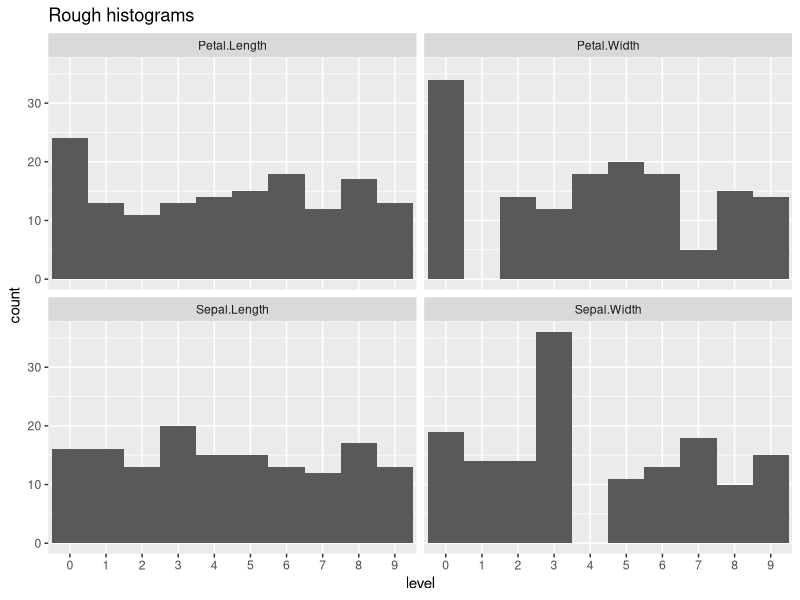

Write R code to recreate this figure.
## ---- chunk 1
library(magrittr)
## ---- chunk 2
# Separate a vector into equal-value bins, cut reallocates overflow
hash <- function(x, nbins) {
    seq_along(x) %>% cut(nbins, label = FALSE) %>% split(sort(x), .) 
}
## ---- chunk 3
# Check to see if a value is within the values given by an array
is_within <- function(vec, y) {
    (min(vec) <= y) && (y <= max(vec))
}

is_contained <- function(vec, y) {
    y %in% vec
}
## ---- chunk 4
# Find list entry that contains a value y
lookup <- function(y, list, within_function = c("is_within", "is_contained")) {
    FUN <- within_function %>% match.arg(c("is_within", "is_contained")) %>% get
    vapply(list, FUN, y = y, logical(1)) %>% which(useNames = FALSE) %>% subtract(1)
}
## ---- chunk 5
# Combine the previous functions
a_hash_lookup <- function(y, x, nbins = NULL, 
                          within_function = "is_within",
                          names = TRUE) {
    
    # Assert input
    if (!is.list(x) && is.null(nbins)) {
        stop("Please provide either a hash table or 
             both the arguments to the hash function (x, nbins)")
        
    } else if(!is.list(x)) {
        x <- hash(x, nbins)
    }
        
    # Set the names value
    if (names) nms <- round(y,4)
    else nms <- NULL
    
    y %>% lookup(x, within_function) %>% setNames(nms)
}

# Create a vectorized version
v_hash_lookup <- function(y, x, nbins = NULL) {
    if (!is.list(x) && is.null(nbins)) {
        stop("Please provide either a hash table or 
             both the arguments to the hash function (x, nbins)")
        
    } else if(!is.list(x)) {
        x <- hash(x, nbins)
    }
        
    y %>% lapply(a_hash_lookup, x = x, names = FALSE) %>% 
        setNames(round(y, 4))
}
## ---- chunk 6
# Self lookup
self_lookup <- function(x, nbins, id = seq_along(x)) {
    if (length(id) == 1) a_hash_lookup(x[id], x, nbins) 
    else v_hash_lookup(x[id], x, nbins)
}
## ---- chunk 7
# Test Vector
x <- rnorm(100)
## ---- chunk 8
# Test hash function
hash(x, 10) %>% sapply(length)
hash(x, 8) %>% sapply(length)
## ---- chunk 9
# Test atomic version
self_lookup(x, nbins = 10, id = 2)
which(x[2] == sort(x)) - 1
## ---- chunk 10
# Test vector version
self_lookup(x, nbins = 10, id = 1:5) %>% unlist
1:5 %>% sapply(function(id) which(x[id] == sort(x))) - 1
## ---- chunk 11
# Mutliple matches
sample(1:10, 100, replace = TRUE) %>% self_lookup(nbins = 10, id = 1:5)
## ---- chunk 12
# Trim the results
self_lookup_t <- function(x, nbins, id = seq_along(x), 
                          trimFUN = c("head", "tail", "median")) {
    
    # Assert function input
    type <- trimFUN %>% match.arg(c("head", "tail", "median")) 
    
    switch (type,
        head = vapply(self_lookup(x, nbins, id), head, 1, FUN.VALUE = numeric(1)),
        median = vapply(self_lookup(x, nbins, id), median, FUN.VALUE = numeric(1)),
        tail = vapply(self_lookup(x, nbins, id), tail, 1, FUN.VALUE = numeric(1))
        )

}
## ---- chunk 13
# No more mutliple matches
sample(1:10, 100, replace = TRUE) %>% self_lookup_t(nbins = 10, id = 1:5)
## ---- chunk 14
# A binning example
binned <- iris[-5] %>% lapply(self_lookup_t, 10) %>% data.frame
head(iris)
head(binned)
## ---- chunk 15
# More practical
binned_f <- iris[-5] %>% lapply(cut, 10) %>% data.frame
head(binned_f)
## ---- chunk 16
library(ggplot2)

binned %>% tidyr::gather(variable, level) %>%
    ggplot(aes(x = factor(level))) +
        geom_bar(width = 1) +
        facet_wrap(~variable , nrow = 2) +
        xlab('level') +
        ggtitle('Rough histograms')
## ---- chunk 17
system.time(iris[-5] %>% lapply(cut, 10) %>% data.frame)
system.time(iris[-5] %>% lapply(self_lookup_t, 10) %>% data.frame)
